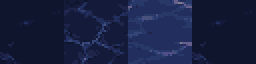
#> input picture assets/environment/water/water_placeholder.png, 128 x 32 px (shown 2 times larger)
$ python animate_water.py
#> lines starting #> are read from the running program, lines starting #| are printed output that depends on the picture
"""Macht aus den Wasserkacheln (water_placeholder.png, 4 Kacheln nebeneinander)
eine Animation mit 4 Frames: water_animated.png, Frames untereinander.

Jede Kachel wird pro Frame ein Stück verschoben (mit Umbruch innerhalb der
Kachel), so ziehen Lichtstreifen und Wellenmuster langsam weiter. Es entstehen
keine neuen Farben, die Kacheln bleiben in sich nahtlos.

Aufruf (nach jeder Änderung an water_placeholder.png):
    python docs/art/ref_converter/animate_water.py
"""

from pathlib import Path

from PIL import Image

WATER = Path(__file__).resolve().parents[3] / "assets" / "environment" / "water"
TILE = 32
FRAMES = 4
# Verschiebung pro Frame (x, y) je Kachel: tief, Ufer, flach, Durchgang.
# Flaches Wasser zieht schneller, tiefes kaum.
SHIFT = [(1, 0), (1, 1), (2, 0), (1, 0)]


def main() -> None:
    source = Image.open(WATER / "water_placeholder.png").convert("RGBA")
#> source is the input picture: PIL image 128x32 RGBA; mean R, G, B, A 23.9, 31.4, 64.4, 255
    columns = source.width // TILE
#> columns = 4
    out = Image.new("RGBA", (source.width, TILE * FRAMES))
#> out: PIL image 128x128 RGBA; every value is 0
    for column in range(columns):
        tile = source.crop((column * TILE, 0, column * TILE + TILE, TILE))
        dx, dy = SHIFT[column] if column < len(SHIFT) else (1, 0)
        for frame in range(FRAMES):
            shifted = Image.new("RGBA", (TILE, TILE))
            for y in range(TILE):
                for x in range(TILE):
                    shifted.putpixel(((x + dx * frame) % TILE, (y + dy * frame) % TILE), tile.getpixel((x, y)))
            out.paste(shifted, (column * TILE, frame * TILE))
#> this loop made 4 passes
#> pass 1, in main, `tile = source.crop((column * TILE, 0, column * TILE + TILE, TILE))`:
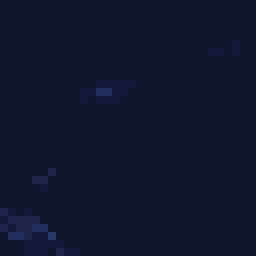
#> tile: PIL image 32x32 RGBA (shown 8 times larger); mean R, G, B, A 16.5, 21.6, 47.1, 255
#> pass 2, in main, `tile = source.crop((column * TILE, 0, column * TILE + TILE, TILE))`:
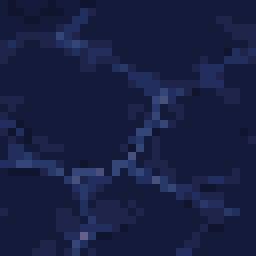
#> tile: PIL image 32x32 RGBA (shown 8 times larger); mean R, G, B, A 23.9, 31.4, 65.2, 255
#> pass 3, in main, `tile = source.crop((column * TILE, 0, column * TILE + TILE, TILE))`:
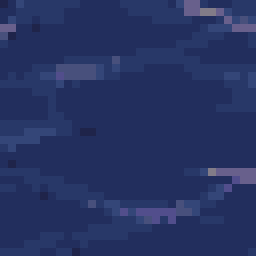
#> tile: PIL image 32x32 RGBA (shown 8 times larger); mean R, G, B, A 38.7, 51.1, 98.3, 255
#> after the loop:
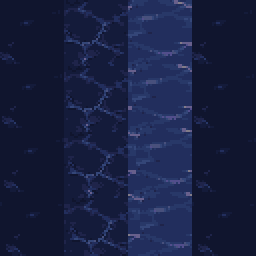
#> out: PIL image 128x128 RGBA (shown 2 times larger); mean R, G, B, A 23.9, 31.4, 64.4, 255
#> after the loop:
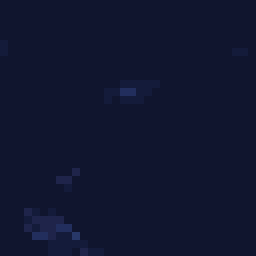
#> shifted: PIL image 32x32 RGBA (shown 8 times larger); mean R, G, B, A 16.5, 21.6, 47.1, 255
    out.save(WATER / "water_animated.png")
    print("water_animated.png:", out.size)
#| water_animated.png: (128, 128)


if __name__ == "__main__":
    main()
